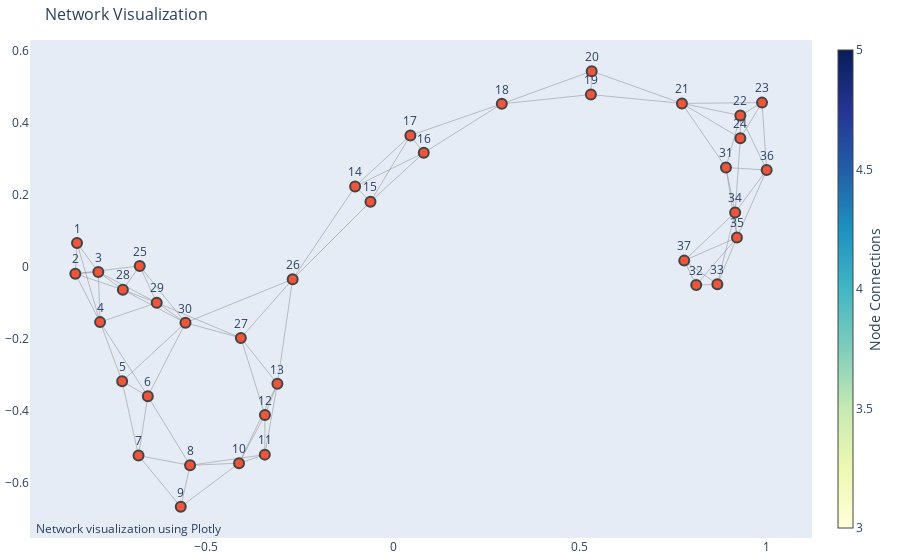

The notebook cell saved with this chart:
### Markdown cell above
# Task 1

### Code cell
def read_edges(file_path):
    with open(file_path, 'r') as file:
        edges = [tuple(map(float, line.strip().split())) for line in file]
    return edges

def visualize_network(edges):
    G = nx.Graph()
    for edge in edges:
        if len(edge) == 3:
            u, v, weight = edge
            G.add_edge(int(u), int(v), weight=weight)
        else:
            u, v = edge
            G.add_edge(int(u), int(v))
    
    pos = nx.spring_layout(G, seed=42)
    edge_x = []
    edge_y = []
    for edge in G.edges():
        x0, y0 = pos[edge[0]]
        x1, y1 = pos[edge[1]]
        edge_x.append(x0)
        edge_x.append(x1)
        edge_x.append(None)
        edge_y.append(y0)
        edge_y.append(y1)
        edge_y.append(None)
    
    edge_trace = go.Scatter(
        x=edge_x, y=edge_y,
        line=dict(width=0.5, color='#888'),
        hoverinfo='none',
        mode='lines')
    
    node_x = []
    node_y = []
    for node in G.nodes():
        x, y = pos[node]
        node_x.append(x)
        node_y.append(y)
    
    node_trace = go.Scatter(
        x=node_x, y=node_y,
        mode='markers+text',
        text=[str(node) for node in G.nodes()],
        textposition="top center",
        hoverinfo='text',
        marker=dict(
            showscale=True,
            colorscale='YlGnBu',
            size=10,
            colorbar=dict(
                thickness=15,
                title='Node Connections',
                xanchor='left',
                titleside='right'
            ),
            line_width=2))
    
    fig = go.Figure(data=[edge_trace, node_trace],
                    layout=go.Layout(
                        title='Network Visualization',
                        titlefont_size=16,
                        showlegend=False,
                        hovermode='closest',
                        margin=dict(b=20,l=5,r=5,t=40),
                        annotations=[dict(
                            text="Network visualization using Plotly",
                            showarrow=False,
                            xref="paper", yref="paper",
                            x=0.005, y=-0.002 )],
                        xaxis=dict(showgrid=False, zeroline=False),
                        yaxis=dict(showgrid=False, zeroline=False)))
    
    fig.show()

file_path = 'ENZYMES_g1.edges'
edges = read_edges(file_path)
visualize_network(edges)

### Figure 1 — Plotly figure (JSON) as saved in the notebook; plotly's stock layout.template omitted (floating-point values rounded to 4 significant figures; data arrays with more than 128 entries replaced by an {"elided": "..."} marker saying what was removed)
{"data": [{"hoverinfo": "none", "line": {"color": "#888", "width": 0.5}, "mode": "lines", "type": "scatter", "x": {"elided": "252 float values"}, "y": {"elided": "252 float values"}}, {"hoverinfo": "text", "marker": {"colorbar": {"thickness": 15, "title": {"side": "right", "text": "Node Connections"}, "xanchor": "left"}, "colorscale": [[0, "rgb(255,255,217)"], [0.125, "rgb(237,248,177)"], [0.25, "rgb(199,233,180)"], [0.375, "rgb(127,205,187)"], [0.5, "rgb(65,182,196)"], [0.625, "rgb(29,145,192)"], [0.75, "rgb(34,94,168)"], [0.875, "rgb(37,52,148)"], [1, "rgb(8,29,88)"]], "line": {"width": 2}, "showscale": true, "size": 10}, "mode": "markers+text", "text": ["2", "1", "3", "4", "25", "28", "29", "5", "6", "7", "30", "8", "9", "10", "11", "12", "13", "27", "26", "15", "14", "16", "17", "18", "19", "20", "21", "22", "23", "24", "31", "36", "34", "35", "33", "32", "37"], "textposition": "top center", "type": "scatter", "x": [-0.8508, -0.8463, -0.7892, -0.7847, -0.6784, -0.7236, -0.6329, -0.7255, -0.6567, -0.6816, -0.5559, -0.5437, -0.5685, -0.4126, -0.3435, -0.3432, -0.3099, -0.4077, -0.269, -0.06063, -0.1018, 0.08202, 0.04621, 0.2909, 0.5295, 0.5316, 0.7732, 0.9295, 0.9876, 0.9296, 0.8911, 1, 0.9156, 0.9205, 0.8681, 0.8114, 0.7793], "y": [-0.02053, 0.06462, -0.01561, -0.155, 0.001145, -0.06504, -0.1011, -0.3193, -0.3609, -0.5257, -0.1568, -0.5526, -0.6681, -0.5468, -0.523, -0.4128, -0.3262, -0.1989, -0.03577, 0.1795, 0.2217, 0.3153, 0.3637, 0.4514, 0.477, 0.5421, 0.4526, 0.4187, 0.4547, 0.356, 0.2745, 0.2676, 0.1497, 0.07996, -0.05001, -0.05194, 0.01585]}], "layout": {"annotations": [{"showarrow": false, "text": "Network visualization using Plotly", "x": 0.005, "xref": "paper", "y": -0.002, "yref": "paper"}], "hovermode": "closest", "margin": {"b": 20, "l": 5, "r": 5, "t": 40}, "showlegend": false, "title": {"font": {"size": 16}, "text": "Network Visualization"}, "xaxis": {"showgrid": false, "zeroline": false}, "yaxis": {"showgrid": false, "zeroline": false}}}
